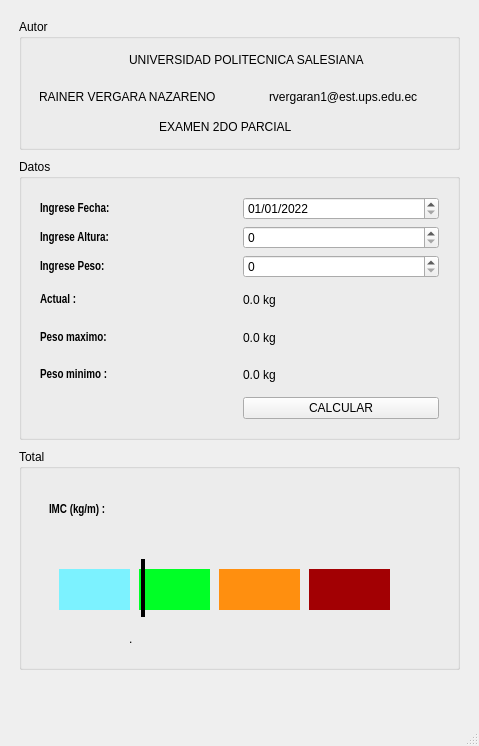
<?xml version="1.0" encoding="UTF-8"?>
<ui version="4.0">
 <class>imc</class>
 <widget class="QMainWindow" name="imc">
  <property name="geometry">
   <rect>
    <x>0</x>
    <y>0</y>
    <width>479</width>
    <height>746</height>
   </rect>
  </property>
  <property name="windowTitle">
   <string>imc</string>
  </property>
  <property name="windowIcon">
   <iconset resource="recurso.qrc">
    <normaloff>:/Recursos/imc.png</normaloff>:/Recursos/imc.png</iconset>
  </property>
  <widget class="QWidget" name="centralwidget">
   <layout class="QGridLayout" name="gridLayout_4">
    <item row="0" column="0">
     <widget class="QWidget" name="widget" native="true">
      <widget class="QGroupBox" name="groupBox_2">
       <property name="geometry">
        <rect>
         <x>10</x>
         <y>150</y>
         <width>441</width>
         <height>281</height>
        </rect>
       </property>
       <property name="title">
        <string>Datos </string>
       </property>
       <layout class="QGridLayout" name="gridLayout">
        <item row="0" column="0">
         <widget class="QWidget" name="widget_3" native="true">
          <layout class="QGridLayout" name="gridLayout_2">
           <item row="0" column="0">
            <widget class="QLabel" name="label_9">
             <property name="font">
              <font>
               <family>Arial Narrow</family>
               <pointsize>9</pointsize>
               <weight>75</weight>
               <bold>true</bold>
              </font>
             </property>
             <property name="text">
              <string>Ingrese Fecha:</string>
             </property>
            </widget>
           </item>
           <item row="0" column="1">
            <widget class="QDateEdit" name="intFecha">
             <property name="dateTime">
              <datetime>
               <hour>0</hour>
               <minute>0</minute>
               <second>0</second>
               <year>2022</year>
               <month>1</month>
               <day>1</day>
              </datetime>
             </property>
             <property name="displayFormat">
              <string>dd/MM/yyyy</string>
             </property>
            </widget>
           </item>
           <item row="1" column="0">
            <widget class="QLabel" name="label_10">
             <property name="font">
              <font>
               <family>Arial Narrow</family>
               <pointsize>9</pointsize>
               <weight>75</weight>
               <bold>true</bold>
              </font>
             </property>
             <property name="text">
              <string>Ingrese Altura:</string>
             </property>
            </widget>
           </item>
           <item row="1" column="1">
            <widget class="QSpinBox" name="intEstatura">
             <property name="maximum">
              <number>300</number>
             </property>
            </widget>
           </item>
           <item row="2" column="0">
            <widget class="QLabel" name="label_11">
             <property name="font">
              <font>
               <family>Arial Narrow</family>
               <pointsize>9</pointsize>
               <weight>75</weight>
               <bold>true</bold>
              </font>
             </property>
             <property name="text">
              <string>Ingrese Peso:</string>
             </property>
            </widget>
           </item>
           <item row="2" column="1">
            <widget class="QSpinBox" name="intPeso">
             <property name="maximum">
              <number>400</number>
             </property>
            </widget>
           </item>
           <item row="3" column="0">
            <widget class="QLabel" name="label_5">
             <property name="font">
              <font>
               <family>Arial Narrow</family>
               <pointsize>9</pointsize>
               <weight>75</weight>
               <bold>true</bold>
              </font>
             </property>
             <property name="text">
              <string>Actual :</string>
             </property>
            </widget>
           </item>
           <item row="3" column="1">
            <widget class="QLabel" name="outPA">
             <property name="text">
              <string>0.0 kg</string>
             </property>
            </widget>
           </item>
           <item row="4" column="0">
            <widget class="QLabel" name="label_6">
             <property name="font">
              <font>
               <family>Arial Narrow</family>
               <pointsize>9</pointsize>
               <weight>75</weight>
               <bold>true</bold>
              </font>
             </property>
             <property name="text">
              <string>Peso maximo: </string>
             </property>
            </widget>
           </item>
           <item row="4" column="1">
            <widget class="QLabel" name="outPM">
             <property name="text">
              <string>0.0 kg</string>
             </property>
            </widget>
           </item>
           <item row="5" column="0">
            <widget class="QLabel" name="label_7">
             <property name="font">
              <font>
               <family>Arial Narrow</family>
               <pointsize>9</pointsize>
               <weight>75</weight>
               <bold>true</bold>
              </font>
             </property>
             <property name="text">
              <string>Peso minimo :</string>
             </property>
            </widget>
           </item>
           <item row="5" column="1">
            <widget class="QLabel" name="outPMIN">
             <property name="text">
              <string>0.0 kg</string>
             </property>
            </widget>
           </item>
           <item row="6" column="1">
            <widget class="QPushButton" name="btCalcular">
             <property name="text">
              <string>CALCULAR</string>
             </property>
            </widget>
           </item>
          </layout>
         </widget>
        </item>
       </layout>
      </widget>
      <widget class="QGroupBox" name="groupBox_3">
       <property name="geometry">
        <rect>
         <x>10</x>
         <y>440</y>
         <width>441</width>
         <height>221</height>
        </rect>
       </property>
       <property name="title">
        <string>Total</string>
       </property>
       <widget class="QWidget" name="widget_5" native="true">
        <property name="geometry">
         <rect>
          <x>10</x>
          <y>40</y>
          <width>413</width>
          <height>171</height>
         </rect>
        </property>
        <widget class="QLabel" name="label">
         <property name="geometry">
          <rect>
           <x>20</x>
           <y>10</y>
           <width>81</width>
           <height>21</height>
          </rect>
         </property>
         <property name="font">
          <font>
           <family>Arial Narrow</family>
           <pointsize>9</pointsize>
           <weight>75</weight>
           <bold>true</bold>
          </font>
         </property>
         <property name="text">
          <string>IMC (kg/m) : </string>
         </property>
        </widget>
        <widget class="QWidget" name="widget_6" native="true">
         <property name="geometry">
          <rect>
           <x>20</x>
           <y>70</y>
           <width>347</width>
           <height>61</height>
          </rect>
         </property>
         <widget class="QWidget" name="widget_7" native="true">
          <property name="geometry">
           <rect>
            <x>10</x>
            <y>10</y>
            <width>71</width>
            <height>41</height>
           </rect>
          </property>
          <property name="styleSheet">
           <string notr="true">background-color: rgb(124, 242, 255);</string>
          </property>
         </widget>
         <widget class="Line" name="outLinea">
          <property name="geometry">
           <rect>
            <x>92</x>
            <y>0</y>
            <width>4</width>
            <height>58</height>
           </rect>
          </property>
          <property name="minimumSize">
           <size>
            <width>0</width>
            <height>58</height>
           </size>
          </property>
          <property name="maximumSize">
           <size>
            <width>4</width>
            <height>46</height>
           </size>
          </property>
          <property name="styleSheet">
           <string notr="true">background-color: rgb(0, 0, 0);</string>
          </property>
          <property name="orientation">
           <enum>Qt::Vertical</enum>
          </property>
         </widget>
         <widget class="QWidget" name="widget_8" native="true">
          <property name="geometry">
           <rect>
            <x>90</x>
            <y>10</y>
            <width>71</width>
            <height>41</height>
           </rect>
          </property>
          <property name="styleSheet">
           <string notr="true">background-color: rgb(0, 255, 38);</string>
          </property>
         </widget>
         <widget class="QWidget" name="widget_9" native="true">
          <property name="geometry">
           <rect>
            <x>170</x>
            <y>10</y>
            <width>81</width>
            <height>41</height>
           </rect>
          </property>
          <property name="styleSheet">
           <string notr="true">background-color: rgb(255, 143, 15);</string>
          </property>
         </widget>
         <widget class="QWidget" name="widget_10" native="true">
          <property name="geometry">
           <rect>
            <x>260</x>
            <y>10</y>
            <width>81</width>
            <height>41</height>
           </rect>
          </property>
          <property name="styleSheet">
           <string notr="true">background-color: rgb(162, 0, 3);</string>
          </property>
         </widget>
         <zorder>widget_10</zorder>
         <zorder>widget_7</zorder>
         <zorder>widget_8</zorder>
         <zorder>widget_9</zorder>
         <zorder>outLinea</zorder>
        </widget>
        <widget class="QLabel" name="outTIMC">
         <property name="geometry">
          <rect>
           <x>100</x>
           <y>10</y>
           <width>188</width>
           <height>16</height>
          </rect>
         </property>
         <property name="text">
          <string/>
         </property>
        </widget>
        <widget class="QLabel" name="outimc">
         <property name="geometry">
          <rect>
           <x>100</x>
           <y>140</y>
           <width>231</width>
           <height>20</height>
          </rect>
         </property>
         <property name="text">
          <string>.</string>
         </property>
        </widget>
       </widget>
      </widget>
      <widget class="QGroupBox" name="groupBox">
       <property name="geometry">
        <rect>
         <x>10</x>
         <y>10</y>
         <width>441</width>
         <height>131</height>
        </rect>
       </property>
       <property name="title">
        <string>Autor</string>
       </property>
       <widget class="QLabel" name="label_2">
        <property name="geometry">
         <rect>
          <x>110</x>
          <y>20</y>
          <width>241</width>
          <height>41</height>
         </rect>
        </property>
        <property name="text">
         <string>UNIVERSIDAD POLITECNICA SALESIANA </string>
        </property>
       </widget>
       <widget class="QLabel" name="label_3">
        <property name="geometry">
         <rect>
          <x>20</x>
          <y>70</y>
          <width>181</width>
          <height>16</height>
         </rect>
        </property>
        <property name="text">
         <string>RAINER VERGARA NAZARENO </string>
        </property>
       </widget>
       <widget class="QLabel" name="label_4">
        <property name="geometry">
         <rect>
          <x>250</x>
          <y>70</y>
          <width>161</width>
          <height>16</height>
         </rect>
        </property>
        <property name="text">
         <string>rvergaran1@est.ups.edu.ec</string>
        </property>
       </widget>
       <widget class="QLabel" name="label_8">
        <property name="geometry">
         <rect>
          <x>140</x>
          <y>100</y>
          <width>141</width>
          <height>16</height>
         </rect>
        </property>
        <property name="text">
         <string>EXAMEN 2DO PARCIAL</string>
        </property>
       </widget>
      </widget>
     </widget>
    </item>
   </layout>
  </widget>
  <widget class="QMenuBar" name="menubar">
   <property name="geometry">
    <rect>
     <x>0</x>
     <y>0</y>
     <width>479</width>
     <height>25</height>
    </rect>
   </property>
  </widget>
  <widget class="QStatusBar" name="statusbar"/>
 </widget>
 <resources>
  <include location="recurso.qrc"/>
 </resources>
 <connections/>
</ui>
